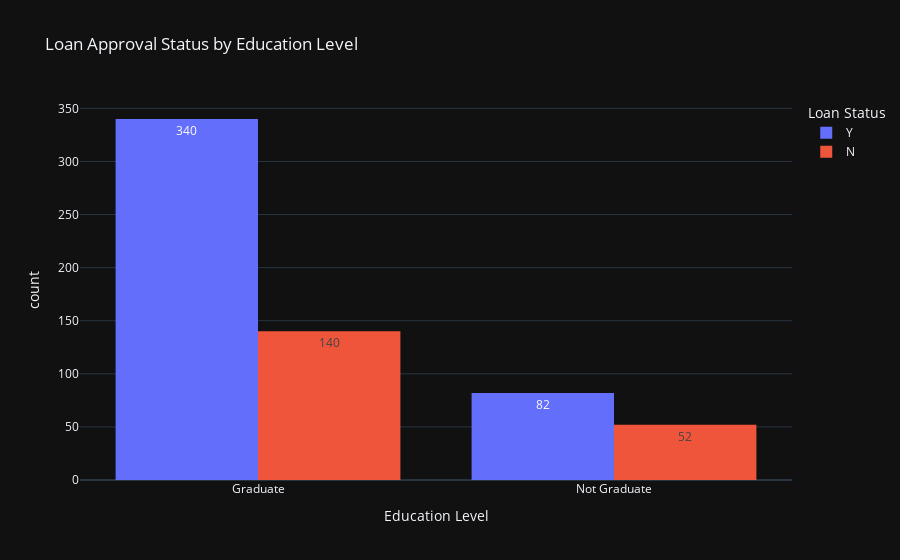

Notebook cell for this chart:
### Markdown cell above
## <div style="font-family: Trebuchet MS; background-color: #1a53ff ; color: #FFFFFF; padding: 12px; line-height: 1.5;">  Does the Education level (Graduate vs. Not Graduate) influence loan approvals?  </div>

### Code cell
# Create a bar chart for Loan_Status by Education level
fig = px.histogram(df, 
             x='Education', 
             color='Loan_Status',
             barmode='group',
             template='plotly_dark',
             text_auto=True,
             title='Loan Approval Status by Education Level',
             labels={'Education': 'Education Level', 'Loan_Status': 'Loan Status'})
fig.show()

### Figure 1 — Plotly figure (JSON) as saved in the notebook; plotly's stock layout.template omitted (floating-point values rounded to 4 significant figures; data arrays with more than 128 entries replaced by an {"elided": "..."} marker saying what was removed)
{"data": [{"alignmentgroup": "True", "bingroup": "x", "hovertemplate": "Loan Status=Y<br>Education Level=%{x}<br>count=%{y}<extra></extra>", "legendgroup": "Y", "marker": {"color": "#636efa", "pattern": {"shape": ""}}, "name": "Y", "offsetgroup": "Y", "orientation": "v", "showlegend": true, "texttemplate": "%{value}", "type": "histogram", "x": {"elided": "422 str values"}, "xaxis": "x", "yaxis": "y"}, {"alignmentgroup": "True", "bingroup": "x", "hovertemplate": "Loan Status=N<br>Education Level=%{x}<br>count=%{y}<extra></extra>", "legendgroup": "N", "marker": {"color": "#EF553B", "pattern": {"shape": ""}}, "name": "N", "offsetgroup": "N", "orientation": "v", "showlegend": true, "texttemplate": "%{value}", "type": "histogram", "x": {"elided": "192 str values"}, "xaxis": "x", "yaxis": "y"}], "layout": {"autosize": true, "barmode": "group", "legend": {"title": {"text": "Loan Status"}, "tracegroupgap": 0}, "title": {"text": "Loan Approval Status by Education Level"}, "xaxis": {"anchor": "y", "autorange": true, "domain": [0, 1], "range": [-0.5, 1.5], "title": {"text": "Education Level"}, "type": "category"}, "yaxis": {"anchor": "x", "autorange": true, "domain": [0, 1], "range": [0, 357.9], "title": {"text": "count"}}}}
